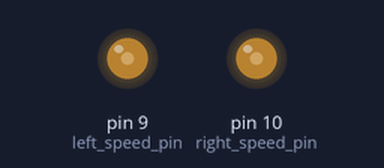
Simulated run of this sketch. Board: Arduino Uno, built with avr-gcc and run on an emulated ATmega328P. Shown: output pins drawn as LEDs (lit = HIGH).

Above: at 0.05 s.
At 7.0 s:
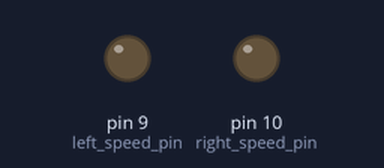
Timing chart, 0 to 15.6 s (numbered marks = the images above):
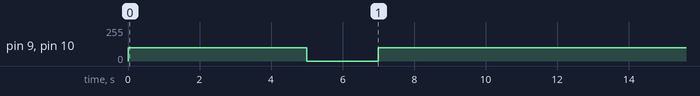

Measured:
- by itself, pin 9 (left_speed_pin), pin 10 (right_speed_pin): repeats every 12.0 s: 0/255 2.0 s, 100/255 10.0 s

The sketch:

straight_line_test.ino
```cpp
#define STOP 0

#define SPEED 100


const int left_speed_pin = 9;
const int right_speed_pin = 10;

const int left_dir_pin = 7;
const int right_dir_pin = 8;

const int d2_pin = 4;

void setup() {
  // put your setup code here, to run once:

  digitalWrite(d2_pin,HIGH);

}


void loop() {
  // put your main code here, to run repeatedly:

  //go forward
  digitalWrite(left_dir_pin,HIGH);
  digitalWrite(right_dir_pin,HIGH);
  analogWrite(left_speed_pin,SPEED);
  analogWrite(right_speed_pin,SPEED);

  //5 secs
  delay(5000);

  //stop
  analogWrite(left_speed_pin,STOP);
  analogWrite(right_speed_pin,STOP);

  //2 secs
  delay(2000);

  //go backward
  digitalWrite(left_dir_pin,LOW);
  digitalWrite(right_dir_pin,LOW);
  analogWrite(left_speed_pin,SPEED);
  analogWrite(right_speed_pin,SPEED);

  //5 secs
  delay(5000);

  //stop
  analogWrite(left_speed_pin,STOP);
  analogWrite(right_speed_pin,STOP);


}
```
